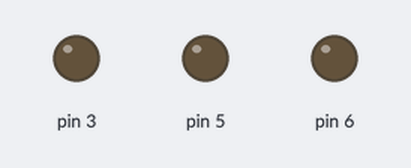
Simulated run of this sketch. Board: Arduino Uno, built with avr-gcc and run on an emulated ATmega328P. On the bench: output pins drawn as LEDs (lit = HIGH).

Above: at 0.05 s.
At 2.55 s:
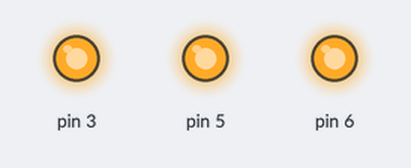
Timing chart, 0 to 6.1 s (numbered marks = the images above):
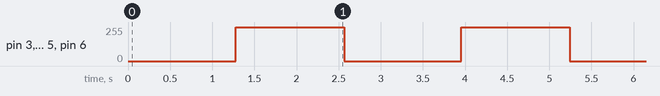

The sketch:

PWM.ino
```cpp
int d = 5;


void setup()
{
 pinMode(6,OUTPUT);
 pinMode(3,OUTPUT);
 pinMode(5,OUTPUT);

}

void loop() {
 for( int a=0 ; a<256; a++)
{
analogWrite(6, a);
analogWrite(3, a);
analogWrite(5, a);

delay(d);

}

for (int a=255; a>=0; a--)
{
analogWrite(6, a);
analogWrite(3, a);
analogWrite(5, a);

delay(d);
}
delay(100);
}
```

Measured:
- by itself, pin 3, pin 5, pin 6: alternates 255/255 for 1.3 s and 0/255 for 1.4 s
